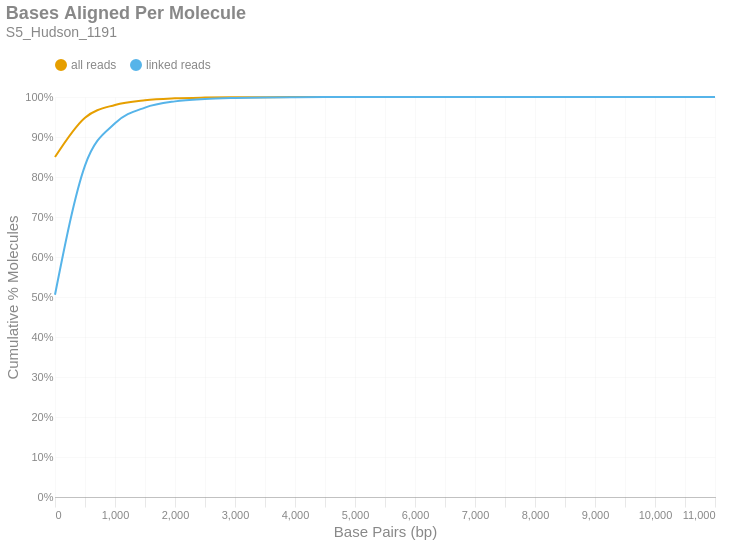

Here is the notebook cell this chart was saved with:
### Markdown cell above
### Bases Aligned Per Molecule
This is a cumulative frequency distribution showing the number of base pairs aligned per unique molecule. These data are shown in 500 bp bins. There are two distributions: one with `all reads` (yellow) and another with only `linked reads` (blue). The percent of molecules in the `linked reads` distribution is relative to the total number of linked molecules.

### Code cell
if SKIPLR:
    print_html(f"Skipped")
else:
    binned_df = consolidated_hist(valids['aligned_bp'], mask, 500, True)
    with SafeRender(binned_df):
        (
            density_plot(binned_df, 'Bases Aligned Per Molecule', samplename, 'basesper')
            .encode(
                x=alt.X('bin:Q', title="Base Pairs (bp)").axis(tickMinStep=500).scale(padding=0),
                y=alt.Y('value:Q', title='Cumulative % Molecules')
                    .axis(format='%')
                    .scale(domain = [0,1])
                    .stack(False),
                color=alt.Color("key:N").scale(domain = ["all reads", "linked reads"]),
                tooltip = [
                    alt.Tooltip("key:N", title = "Data Type"),
                    alt.Tooltip("range_label:N", title="Bases Aligned Per Molecule"),
                    alt.Tooltip("value:Q", format = ".2%", title="% Molecules (Cum.)")
                ]
            )
        ).display()

### Figure 1 — Vega-Lite specification as saved in the notebook (floating-point values rounded to 4 significant figures)
{"width": "container", "height": 400, "config": {"title": {"anchor": "start", "dy": -15, "fontSize": 18, "color": "#888888", "subtitleColor": "#888888", "subtitleFontSize": 14}, "arc": {"fill": "#0072B2"}, "axis": {"domainColor": "#888888", "domainWidth": 0.5, "gridWidth": 0.2, "grid": false, "titleFontWeight": 400, "titleFontSize": 15, "labelFontSize": 11, "labelColor": "#888888", "tickColor": "#888888", "tickWidth": 0.2, "titleColor": "#888888"}, "axisBand": {"grid": false}, "axisX": {"grid": true, "tickSize": 10, "domainCap": "round"}, "axisY": {"domain": false, "grid": true, "tickSize": 0, "domainCap": "round"}, "background": "transparent", "header": {"labelFontSize": 15, "labelColor": "#888888", "titleFontSize": 15, "titleFontWeight": 600, "titleColor": "#888888"}, "legend": {"labelFont": "sans-serif", "labelFontSize": 12, "labelColor": "#888888", "symbolSize": 100, "symbolType": "circle", "titleFontSize": 12, "titlePadding": 10, "titleColor": "#888888", "title": null, "orient": "top"}, "range": {"category": ["#E69F00", "#56B4E9", "#009E73", "#F0E442", "#0072B2", "#D55E00", "#CC79A7", "#000000"], "diverging": ["#cfe8f3", "#a2d4ec", "#73bfe2", "#46abdb", "#1696d2", "#12719e"]}, "area": {"fill": "#0072B2", "fillOpacity": 0.7, "line": true, "strokeOpacity": 0.7}, "line": {"color": "#0072B2", "stroke": "#0072B2", "strokeWidth": 2}, "trail": {"color": "#0072B2", "stroke": "#0072B2", "strokeWidth": 0, "size": 1}, "point": {"filled": true, "fillOpacity": 1.0, "size": 95}, "text": {"color": "#888888", "fontSize": 11, "align": "right", "fontWeight": 400, "size": 11}, "bar": {"fill": "#0072B2", "stroke": null}, "view": {"stroke": null, "continuousWidth": 660, "continuousHeight": 400}}, "data": {"name": "data-f28c2898d99c7f9e5d2056ce3387a2bd"}, "mark": {"type": "line", "interpolate": "monotone", "point": {"opacity": 0, "size": 275}}, "encoding": {"color": {"field": "key", "scale": {"domain": ["all reads", "linked reads"]}, "type": "nominal"}, "tooltip": [{"field": "key", "title": "Data Type", "type": "nominal"}, {"field": "range_label", "title": "Bases Aligned Per Molecule", "type": "nominal"}, {"field": "value", "format": ".2%", "title": "% Molecules (Cum.)", "type": "quantitative"}], "x": {"axis": {"tickMinStep": 500}, "field": "bin", "scale": {"padding": 0}, "title": "Base Pairs (bp)", "type": "quantitative"}, "y": {"axis": {"format": "%"}, "field": "value", "scale": {"domain": [0, 1]}, "stack": false, "title": "Cumulative % Molecules", "type": "quantitative"}}, "params": [{"name": "param_c36ac31b6afebe62", "select": {"type": "point", "fields": ["key"]}, "bind": "legend"}], "title": {"text": "Bases Aligned Per Molecule", "subtitle": "S5_Hudson_1191"}, "transform": [{"fold": ["all reads (cumsum)", "linked reads (cumsum)"]}, {"calculate": "replace(datum.key, ' (cumsum)', '')", "as": "key"}, {"filter": {"param": "param_c36ac31b6afebe62"}}], "usermeta": {"embedOptions": {"downloadFileName": "S5_Hudson_1191.basesper"}}, "$schema": "https://vega.github.io/schema/vega-lite/v6.1.0.json", "datasets": {"data-f28c2898d99c7f9e5d2056ce3387a2bd": [{"bin": "0.0", "interval": "0.0-500.0", "all reads": 0.8498, "linked reads": 0.5056, "all reads (cumsum)": 0.8498, "linked reads (cumsum)": 0.5056, "range_label": "0-499"}, {"bin": "500.0", "interval": "500.0-1000.0", "all reads": 0.09842, "linked reads": 0.323, "all reads (cumsum)": 0.9483, "linked reads (cumsum)": 0.8286, "range_label": "500-999"}, {"bin": "1000.0", "interval": "1000.0-1500.0", "all reads": 0.03192, "linked reads": 0.1057, "all reads (cumsum)": 0.9802, "linked reads (cumsum)": 0.9343, "range_label": "1000-1499"}, {"bin": "1500.0", "interval": "1500.0-2000.0", "all reads": 0.01184, "linked reads": 0.03927, "all reads (cumsum)": 0.992, "linked reads (cumsum)": 0.9736, "range_label": "1500-1999"}, {"bin": "2000.0", "interval": "2000.0-2500.0", "all reads": 0.004665, "linked reads": 0.01547, "all reads (cumsum)": 0.9967, "linked reads (cumsum)": 0.989, "range_label": "2000-2499"}, {"bin": "2500.0", "interval": "2500.0-3000.0", "all reads": 0.001816, "linked reads": 0.006024, "all reads (cumsum)": 0.9985, "linked reads (cumsum)": 0.9951, "range_label": "2500-2999"}, {"bin": "3000.0", "interval": "3000.0-3500.0", "all reads": 0.0007649, "linked reads": 0.002537, "all reads (cumsum)": 0.9993, "linked reads (cumsum)": 0.9976, "range_label": "3000-3499"}, {"bin": "3500.0", "interval": "3500.0-4000.0", "all reads": 0.0003763, "linked reads": 0.001248, "all reads (cumsum)": 0.9997, "linked reads (cumsum)": 0.9989, "range_label": "3500-3999"}, {"bin": "4000.0", "interval": "4000.0-4500.0", "all reads": 0.0001686, "linked reads": 0.0005591, "all reads (cumsum)": 0.9998, "linked reads (cumsum)": 0.9994, "range_label": "4000-4499"}, {"bin": "4500.0", "interval": "4500.0-5000.0", "all reads": 8.645e-05, "linked reads": 0.0002867, "all reads (cumsum)": 0.9999, "linked reads (cumsum)": 0.9997, "range_label": "4500-4999"}, {"bin": "5000.0", "interval": "5000.0-5500.0", "all reads": 4.458e-05, "linked reads": 0.0001478, "all reads (cumsum)": 1.0, "linked reads (cumsum)": 0.9998, "range_label": "5000-5499"}, {"bin": "5500.0", "interval": "5500.0-6000.0", "all reads": 2.075e-05, "linked reads": 6.884e-05, "all reads (cumsum)": 1.0, "linked reads (cumsum)": 0.9999, "range_label": "5500-5999"}, {"bin": "6000.0", "interval": "6000.0-6500.0", "all reads": 1.227e-05, "linked reads": 4.07e-05, "all reads (cumsum)": 1.0, "linked reads (cumsum)": 1.0, "range_label": "6000-6499"}, {"bin": "6500.0", "interval": "6500.0-7000.0", "all reads": 5.053e-06, "linked reads": 1.676e-05, "all reads (cumsum)": 1.0, "linked reads (cumsum)": 1.0, "range_label": "6500-6999"}, {"bin": "7000.0", "interval": "7000.0-7500.0", "all reads": 3.61e-06, "linked reads": 1.197e-05, "all reads (cumsum)": 1.0, "linked reads (cumsum)": 1.0, "range_label": "7000-7499"}, {"bin": "7500.0", "interval": "7500.0-8000.0", "all reads": 1.985e-06, "linked reads": 6.584e-06, "all reads (cumsum)": 1.0, "linked reads (cumsum)": 1.0, "range_label": "7500-7999"}, {"bin": "8000.0", "interval": "8000.0-8500.0", "all reads": 9.024e-07, "linked reads": 2.993e-06, "all reads (cumsum)": 1.0, "linked reads (cumsum)": 1.0, "range_label": "8000-8499"}, {"bin": "8500.0", "interval": "8500.0-9000.0", "all reads": 0.0, "linked reads": 0.0, "all reads (cumsum)": 1.0, "linked reads (cumsum)": 1.0, "range_label": "8500-8999"}, {"bin": "9000.0", "interval": "9000.0-9500.0", "all reads": 5.414e-07, "linked reads": 1.796e-06, "all reads (cumsum)": 1.0, "linked reads (cumsum)": 1.0, "range_label": "9000-9499"}, {"bin": "9500.0", "interval": "9500.0-10000.0", "all reads": 0.0, "linked reads": 0.0, "all reads (cumsum)": 1.0, "linked reads (cumsum)": 1.0, "range_label": "9500-9999"}, {"bin": "10000.0", "interval": "10000.0-10500.0", "all reads": 1.805e-07, "linked reads": 5.986e-07, "all reads (cumsum)": 1.0, "linked reads (cumsum)": 1.0, "range_label": "10000-10499"}, {"bin": "10500.0", "interval": "10500.0-11000.0", "all reads": 1.805e-07, "linked reads": 5.986e-07, "all reads (cumsum)": 1.0, "linked reads (cumsum)": 1.0, "range_label": "10500-10999"}, {"bin": "11000.0", "interval": "11000.0-11500.0", "all reads": 1.805e-07, "linked reads": 5.986e-07, "all reads (cumsum)": 1.0, "linked reads (cumsum)": 1.0, "range_label": "11000-11499"}]}}
